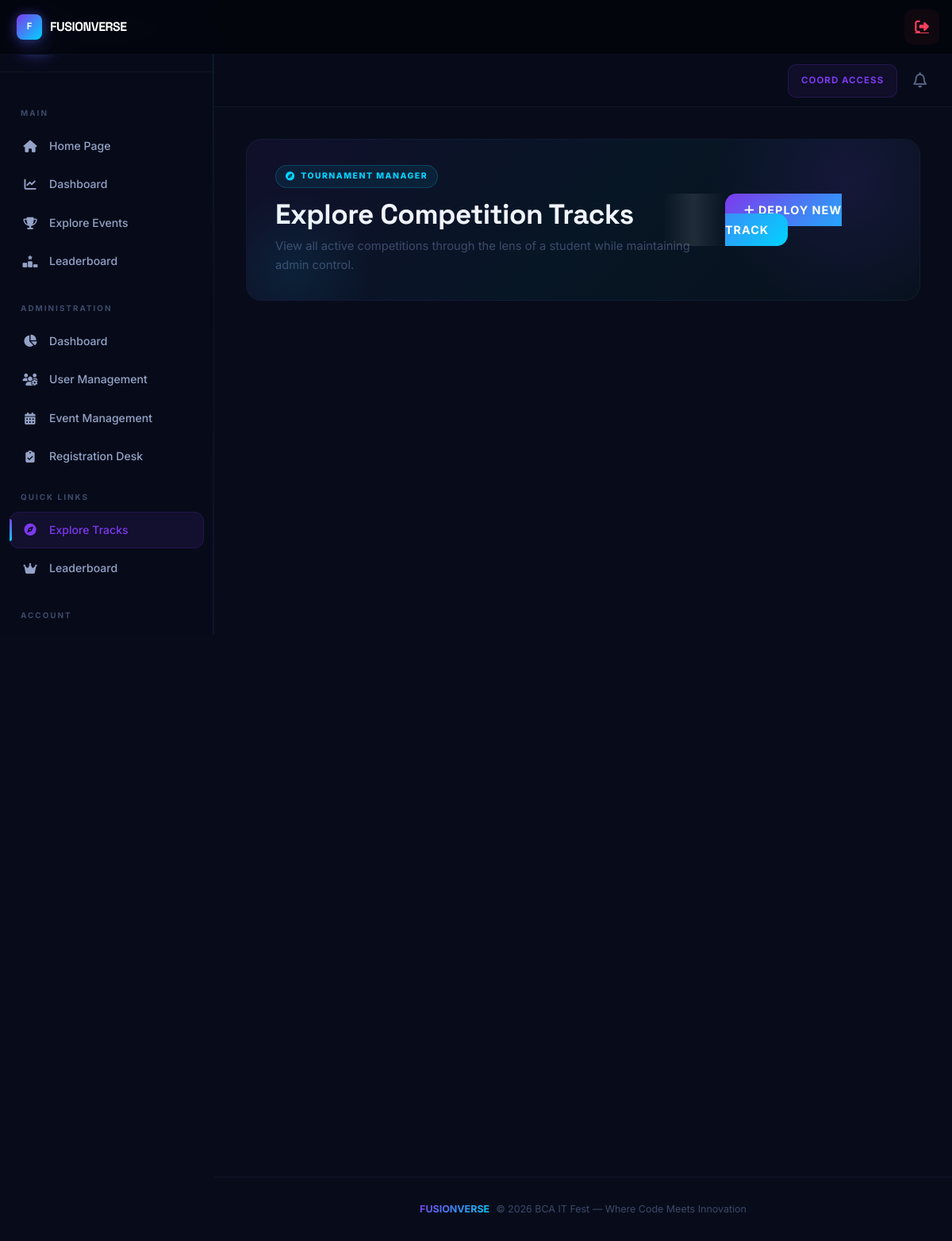
/admin_explore_events.php (signed in), run on an earlier commit of the app's database.
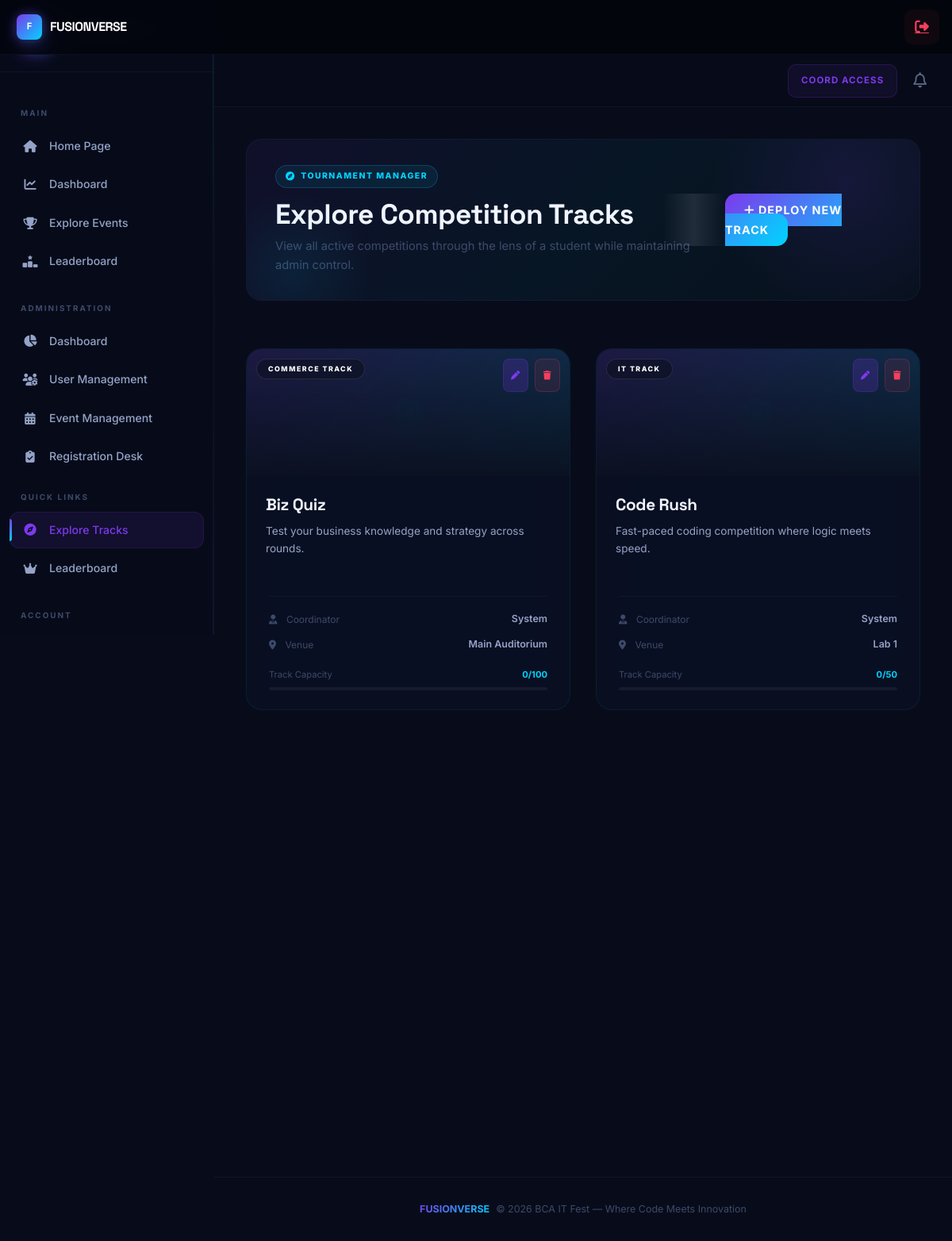
And on a later commit of the database.
### tables this page shows
CREATE TABLE IF NOT EXISTS `events` (
  `id` int(11) NOT NULL AUTO_INCREMENT,
  `name` varchar(255) NOT NULL,
  `category` varchar(50) NOT NULL,
  `eligibility_stream` varchar(50) DEFAULT 'ALL',
  `description` text,
  `rules` text,
  `date` date DEFAULT NULL,
  `time` time DEFAULT NULL,
  `venue` varchar(255) DEFAULT NULL,
  `coordinator_name` varchar(255) DEFAULT NULL,
  `coordinator_phone` varchar(20) DEFAULT NULL,
  `coordinator_id` varchar(20) DEFAULT NULL,
  `max_participants` int(11) DEFAULT '0',
  `current_participants` int(11) DEFAULT '0',
  `image` varchar(255) DEFAULT NULL,
  `is_team_event` tinyint(1) DEFAULT '0',
  `min_team_size` int(11) DEFAULT '2',
  `max_team_size` int(11) DEFAULT '4',
  `status` enum('active','full','completed') DEFAULT 'active',
  `created_at` timestamp NOT NULL DEFAULT CURRENT_TIMESTAMP,
  PRIMARY KEY (`id`)
);

### admin_explore_events.php (the view, shortened to what the rows shown need)
<?php
include 'includes/header.php';
$stmt = $pdo->query("SELECT * FROM events ORDER BY category, name");
$events = $stmt->fetchAll();
?>
<div style="padding: 40px;">
    <div class="dashboard-header" style="margin-bottom: 40px;">
        <div class="header-content">
            <h1 style="font-family: 'Space Grotesk', sans-serif; font-size: 2.2rem; font-weight: 700; margin: 0;">
                Explore Competition Tracks</h1>
        </div>
    </div>
    <div style="display: grid; grid-template-columns: repeat(auto-fill, minmax(360px, 1fr)); gap: 32px; padding: 20px 0 60px;">
        <?php foreach ($events as $index => $event): ?>
            <div class="glass event-card-premium"
                style="padding: 0; display: flex; flex-direction: column; overflow: hidden; position: relative; transition: 0.3s; border-color: rgba(0, 212, 255, 0.08); margin-bottom: 20px;">
                <div style="height: 160px; position: relative; overflow: hidden; background: var(--bg-card);">
                    <?php if ($event['image']): ?>
                        <img src="<?= $event['image'] ?>" alt="<?= htmlspecialchars($event['name']) ?>" style="width: 100%; height: 100%; object-fit: cover; transition: transform 0.5s ease;" class="card-img-top">
                    <?php else: ?>
                        <div style="width: 100%; height: 100%; background: var(--grad-primary); opacity: 0.15; display: flex; align-items: center; justify-content: center;">
                            <i class="fa-solid fa-microchip" style="font-size: 2.5rem; color: var(--accent-1); opacity: 0.4;"></i>
                        </div>
                    <?php endif; ?>
                    <div style="position: absolute; bottom: 0; left: 0; right: 0; height: 100%; background: linear-gradient(to bottom, transparent 0%, rgba(10, 15, 30, 0.9) 100%);"></div>
                    <div style="position: absolute; top: 12px; left: 12px; display: inline-flex; align-items: center; gap: 6px; background: rgba(10, 15, 30, 0.6); backdrop-filter: blur(10px); -webkit-backdrop-filter: blur(10px); border: 1px solid rgba(255,255,255,0.1); padding: 5px 14px; border-radius: 50px; z-index: 2;">
                        <span style="font-size: 0.55rem; font-weight: 800; color: white; text-transform: uppercase; letter-spacing: 1.5px;"><?= $event['category'] ?></span>
                    </div>
                    <div style="position: absolute; top: 12px; right: 12px; display: flex; gap: 8px; z-index: 3;">
                        <a href="admin.php?tab=events&edit=<?= $event['id'] ?>" class="btn-coord"
                            style="width: 32px; height: 32px; padding: 0; display: flex; align-items: center; justify-content: center; font-size: 0.7rem; border-radius: 8px; background: rgba(124, 58, 237, 0.2);"
                            title="Edit Event">
                            <i class="fa-solid fa-pen"></i>
                        </a>
                        <form method="POST"
                            onsubmit="return confirm('Truly delete this track? This cannot be undone.')">
                            <button type="submit" class="btn-coord"
                                style="width: 32px; height: 32px; padding: 0; display: flex; align-items: center; justify-content: center; font-size: 0.7rem; border-radius: 8px; color: var(--danger); border-color: rgba(244, 63, 94, 0.2); background: rgba(244, 63, 94, 0.1);"
                                title="Delete Event">
                                <i class="fa-solid fa-trash"></i>
                            </button>
                        </form>
                    </div>
                </div>
                <div style="padding: 24px;">
                    <h3
                        style="font-family: 'Space Grotesk', sans-serif; font-size: 1.3rem; margin-bottom: 10px; color: var(--text-primary); font-weight: 700;">
                        <?= htmlspecialchars($event['name']) ?></h3>
                    <p style="color: var(--text-secondary); font-size: 0.85rem; line-height: 1.6; min-height: 48px;">
                        <?= htmlspecialchars($event['description'] ?: 'No description available for this tournament track.') ?>
                    </p>
                </div>
                <div style="padding: 0 28px 24px; margin-top: auto;">
                    <div
                        style="display: flex; flex-direction: column; gap: 12px; padding-top: 18px; border-top: 1px solid var(--border);">
                        <div style="display: flex; justify-content: space-between; align-items: center;">
                            <span style="font-size: 0.75rem; color: var(--text-dim);"><i class="fa-solid fa-user-tie"
                                    style="margin-right: 8px;"></i> Coordinator</span>
                            <span
                                style="font-size: 0.78rem; font-weight: 600; color: var(--text-secondary);"><?= $event['coordinator_name'] ?: 'System' ?></span>
                        </div>
                        <div style="display: flex; justify-content: space-between; align-items: center;">
                            <span style="font-size: 0.75rem; color: var(--text-dim);"><i class="fa-solid fa-location-dot"
                                    style="margin-right: 8px;"></i> Venue</span>
                            <span
                                style="font-size: 0.78rem; font-weight: 600; color: var(--text-secondary);"><?= $event['venue'] ?: 'TBD' ?></span>
                        </div>
                        <div style="margin-top: 8px;">
                            <div
                                style="display: flex; justify-content: space-between; font-size: 0.7rem; color: var(--text-dim); margin-bottom: 6px;">
                                <span>Track Capacity</span>
                                <span
                                    style="font-weight: 700; color: var(--accent-1);"><?= $event['current_participants'] ?>/<?= $event['max_participants'] ?></span>
                            </div>
                            <div
                                style="width: 100%; height: 4px; background: rgba(255,255,255,0.05); border-radius: 4px; overflow: hidden;">
                            </div>
                        </div>
                    </div>
                </div>
            </div>
        <?php endforeach; ?>
    </div>
</div>
<?php include 'includes/footer.php'; ?>

What changed in the data, as far as the page shows it:
now on this page (row edited): events: category "COMMERCE TRACK", name "Biz Quiz", description "Test your business knowledge and strategy across rounds.", coordinator_name "System", venue "Main Auditorium", current_participants "0", max_participants "100"
now on this page (row edited): events: category "IT TRACK", name "Code Rush", description "Fast-paced coding competition where logic meets speed.", coordinator_name "System", venue "Lab 1", current_participants "0", max_participants "50"
